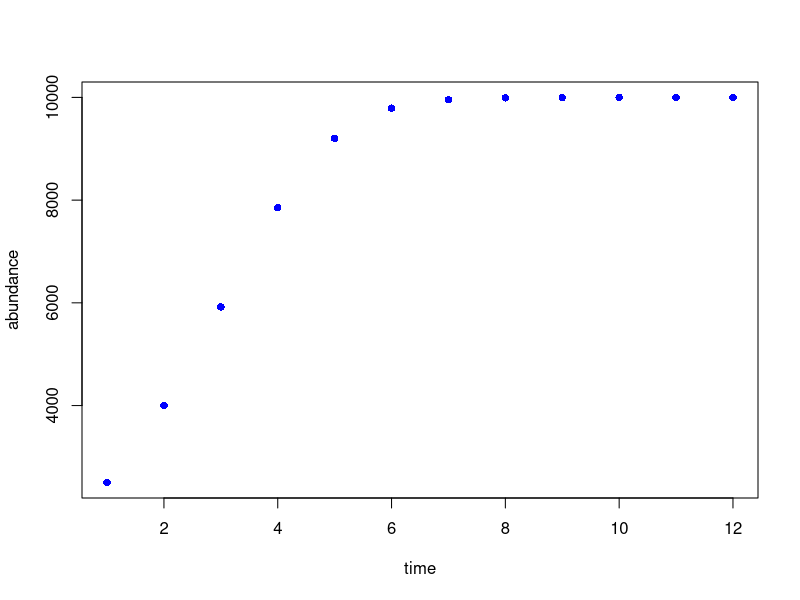

Generate this figure with R:
# Maizy Brasher
# EBIO 4420
# Lab 04

# Lab Step 1: write a loop that prints "hi" ten times

for ( i in 1:10 ) {
  print( "hi" )
}

# Lab Step 2: write a loop for Tim's bank account balance

piggyBank <- 10  # dollars
allowance <- 5   # dollars per week
gumcost <- 2 * 1.34  # cost of two packs of gum
weeks <- 8   # length of time

for ( i in 1:weeks ) {
  piggyBank <- piggyBank + allowance - gumcost
  print( piggyBank )
}

# Lab Step 3: write a loop for the biologist

current_pop <- 2000 # number of individuals
growth_rate <- 0.95  # decrease of 5% per year
years <- 7  # length of time

for ( i in 1:years ) {
  current_pop <- current_pop * growth_rate 
  print( current_pop )
}

# Lab Step 4: write a loop for the logistic growth of a population

current_pop <- 2500  # current population, beginning at n[1]
carrying_cap <- 10000 # max population supported by environment
growth_rate <- 0.8   # growth rate of population
time <- 12   # amount of time, n[12]

for ( i in 1:time ) {
  current_pop <- current_pop + ( growth_rate * current_pop * ( carrying_cap - current_pop ) / carrying_cap )
  print( current_pop )
}

# Lab Step 5a: make a vector with 18 zeros

firstvec <- rep (0, 18)

# Lab Step 5b: make a loop that stores values in the vector

for ( i in 1:18 ) {
  firstvec[i] <- 3 * i
}

# Lab Step 5c: make a vector and make the first value 1

newvec <- rep (0, 18)

newvec[1] <- 1

# Lab Step 5d: write a loop where each entry is 1 + two times the previous entry

for ( i in seq(2,18) ) {
  newvec[i] <- 1 + 2 * newvec[i - 1]
}

# Lab Step 6: create a vector of the first 20 Fibonacci numbers

fibvec <- rep (0, 20)
fibvec[2] <- 1

for ( i in seq(3, 20) ) {
  fibvec[i] <- fibvec[i - 1] + fibvec[i - 2]
}

# Lab Step 7: redo question 4 and store the data

current_pop <- 2500  # current population, beginning at time = 1
carrying_cap <- 10000 # max population supported by environment
growth_rate <- 0.8   # growth rate of population

time <- seq (1, 12)  # vector for time
abundance <- rep (0, 12) # pre-allocated vector for population
abundance[1] <- current_pop  # make the first value the starting population

for ( i in time[2:12] ) {
  abundance[i] <- abundance[i - 1] + ( growth_rate * abundance[i - 1] * ( carrying_cap - abundance[i - 1] ) / carrying_cap )
}

# Plot the results

plot( time, abundance, col = "blue", pch = 16 )
